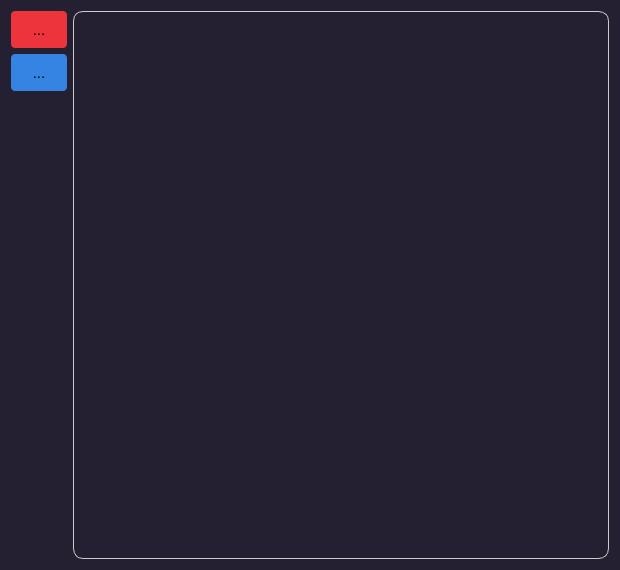
<?xml version="1.0" encoding="UTF-8"?>
<ui version="4.0">
 <class>classroom_list</class>
 <widget class="QWidget" name="classroom_list">
  <property name="geometry">
   <rect>
    <x>0</x>
    <y>0</y>
    <width>620</width>
    <height>570</height>
   </rect>
  </property>
  <property name="windowTitle">
   <string>Form</string>
  </property>
  <property name="styleSheet">
   <string notr="true">QWidget{
background-color:rgb(36, 31, 49);
color:rgb(255, 255, 255);
font-size:15px
}
            QPushButton {
                background-color: rgb(61, 56, 70);
                color:rgb(255, 255, 255);
                border: none;
                padding: 8px 16px;
                border-radius: 4px;
					font-size:20px
            }
            QPushButton:hover {
                background-color:rgb(192, 191, 188);
					color:black;
            }
QPushButton:disabled {
    background-color: rgb(222, 221, 218); /* Change the disabled color as desired */
}
QToolButton:pressed {
    background-color: rgb(153, 193, 241);  /* Change the pressed color as desired */
}
            QToolButton {
                background-color: rgb(53, 132, 228);
                color:black;
                border: none;
                padding: 8px 16px;
                border-radius: 4px;
            }
            QToolButton:hover {
                background-color:rgb(246, 245, 244);
					color:black;
            }
QToolButton:disabled {
    background-color: rgb(222, 221, 218); /* Change the disabled color as desired */
}
QPushButton:pressed {
    background-color: rgb(153, 193, 241);  /* Change the pressed color as desired */
}

</string>
  </property>
  <layout class="QGridLayout" name="gridLayout">
   <item row="0" column="1" rowspan="5">
    <widget class="QTableView" name="classroom_table">
     <property name="styleSheet">
      <string notr="true">QTableView {
    background-color: transparent; /* Make the background transparent */
    border: 1px solid #CCCCCC; /* Add a subtle border */
    border-radius: 10px; /* Round the corners */
    gridline-color: transparent; /* Make grid lines transparent */
    selection-background-color: #007ACC; /* Selection background color */
    selection-color: #FFFFFF; /* Selection text color */
    alternate-background-color: #F0F0F0; /* Alternate row background color */
    box-shadow: 0px 2px 8px rgba(0, 0, 0, 0.2); /* Add shadow */
}

QHeaderView::section {
	  font-weight: bold;
	background-color: rgb(36, 31, 49);
    color: rgb(255, 255, 255); /* Header text color */
    padding: 6px; /* Add padding to header sections */
    border: none; /* Remove border */
    border-radius: 5px; /* Round the header corners */
}

QTableView::item {
    padding: 8px; /* Add padding to table items */
}

</string>
     </property>
     <attribute name="horizontalHeaderStretchLastSection">
      <bool>true</bool>
     </attribute>
    </widget>
   </item>
   <item row="0" column="0">
    <widget class="QToolButton" name="delete_button">
     <property name="styleSheet">
      <string notr="true">            QToolButton{
                background-color: rgb(237, 51, 59)
            }
            QToolButton:hover {
                background-color: rgb(246, 245, 244)
            }
QToolButton:pressed {
    background-color: rgb(246, 97, 81);  /* Change the pressed color as desired */
}
QToolButton:disabled {
    background-color: rgb(222, 221, 218); /* Change the disabled color as desired */
}</string>
     </property>
     <property name="text">
      <string>...</string>
     </property>
     <property name="icon">
      <iconset>
       <normaloff>../../icons/delete_.png</normaloff>../../icons/delete_.png</iconset>
     </property>
     <property name="iconSize">
      <size>
       <width>30</width>
       <height>30</height>
      </size>
     </property>
    </widget>
   </item>
   <item row="1" column="0">
    <widget class="QToolButton" name="add_button">
     <property name="styleSheet">
      <string notr="true"/>
     </property>
     <property name="text">
      <string>...</string>
     </property>
     <property name="icon">
      <iconset>
       <normaloff>../../icons/add.png</normaloff>../../icons/add.png</iconset>
     </property>
     <property name="iconSize">
      <size>
       <width>30</width>
       <height>30</height>
      </size>
     </property>
    </widget>
   </item>
  </layout>
 </widget>
 <resources/>
 <connections/>
</ui>
